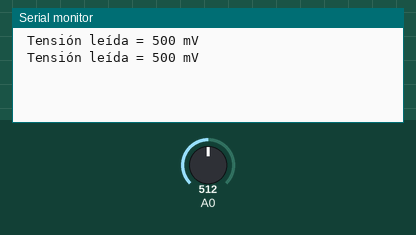
A sketch run on a simulated Arduino Uno, built with avr-gcc and run on an emulated ATmega328P. Shown: the last lines printed to the serial monitor. The test bench sets the inputs (shaded band); at power-on: A0 = 512.

Above: at 1.8 s.
1.9 s: A0 set to 716
At 2.8 s:
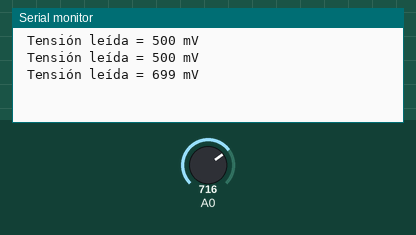
3.4 s: A0 set to 900
At 4.6 s:
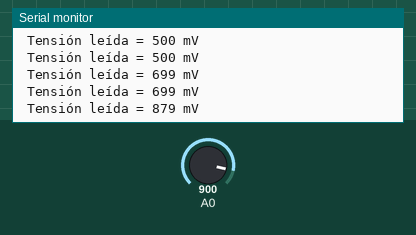
Timing chart, 0 to 6.4 s (numbered marks = the images above; inputs shaded):
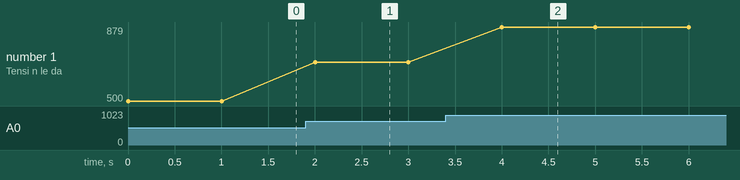

Measured:
- after the input at 1.9 s, the serial monitor: prints a new line after 0.10 s (image 1)
- after the input at 3.4 s, the serial monitor: prints a new line after 0.60 s (image 2)
- plotted number 1: 500 → 699 after the input at 1.9 s, 699 → 879 after the input at 3.4 s

The sketch:

ADC_map.ino
```cpp
#include <math.h>
/* Map an analog value to 8 bits (0 to 255) */
void setup() {
  Serial.begin(9600);
  }

void loop()
{
  int val;
  val = analogRead(0);
  val = map(val, 0, 1023, 0, 1000);

  Serial.print(" Tensión leída = ");
  Serial.print(val, DEC);
  Serial.println(" mV");
  delay(1000);

}
```
